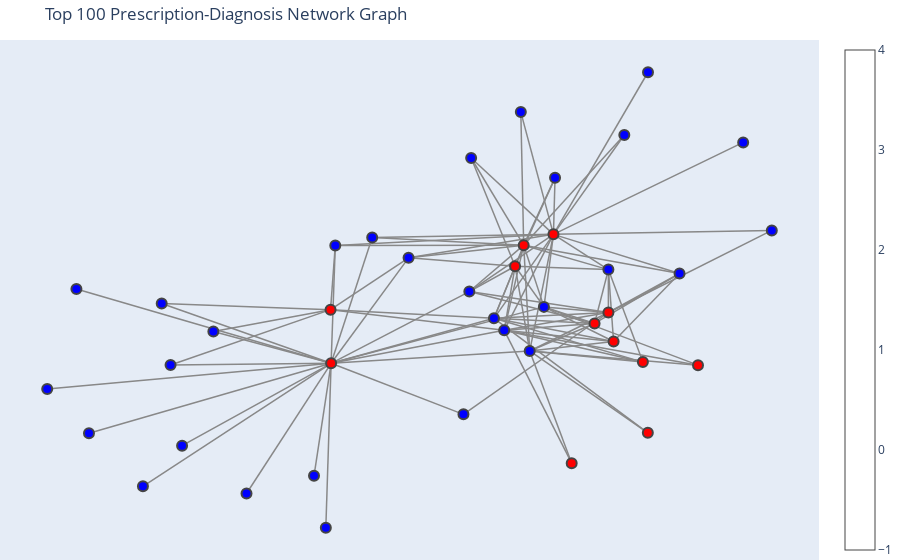

The notebook cell this image was saved under:
### Markdown cell above
## #5 Diagnosis-Based Prescription

### Code cell
# 5. Diagnosis-Based Prescription Network Graph

import pandas as pd
import networkx as nx
import plotly.graph_objects as go

# Load the datasets (replace with actual paths if needed)
df_diagnoses_desc = pd.read_csv("D_ICD_DIAGNOSES.csv")
df_diagnoses = pd.read_csv("DIAGNOSES_ICD.csv")
df_prescriptions = pd.read_csv("PRESCRIPTIONS.csv")

# Merge diagnoses with descriptions
df_diagnoses = df_diagnoses.merge(df_diagnoses_desc[['icd9_code', 'short_title']], on='icd9_code', how='left')

# Merge diagnoses with prescriptions based on hadm_id (hospital admission ID)
df_merged = df_diagnoses.merge(df_prescriptions[['hadm_id', 'drug']], on='hadm_id', how='inner')

# Count occurrences of each diagnosis-prescription pair
top_pairs = df_merged.groupby(['short_title', 'drug']).size().reset_index(name='count')

# Select the top 100 most common pairs
top_pairs = top_pairs.nlargest(100, 'count')

# Create a new graph with only the top 20 pairs
G_top = nx.Graph()

for _, row in top_pairs.iterrows():
    G_top.add_node(row['short_title'], type='diagnosis')
    G_top.add_node(row['drug'], type='drug')
    G_top.add_edge(row['short_title'], row['drug'], weight=row['count'])

# Position nodes using spring layout
pos_top = nx.spring_layout(G_top, seed=42)

# Create edge traces
edge_x_top = []
edge_y_top = []

for edge in G_top.edges():
    x0, y0 = pos_top[edge[0]]
    x1, y1 = pos_top[edge[1]]
    edge_x_top.extend([x0, x1, None])
    edge_y_top.extend([y0, y1, None])

edge_trace_top = go.Scatter(
    x=edge_x_top, y=edge_y_top,
    line=dict(width=1.5, color='#888'),
    hoverinfo='none',
    mode='lines'
)

# Create node traces
node_x_top = []
node_y_top = []
node_text_top = []
node_color_top = []

for node in G_top.nodes():
    x, y = pos_top[node]
    node_x_top.append(x)
    node_y_top.append(y)
    node_text_top.append(node)
    node_color_top.append('blue' if G_top.nodes[node]['type'] == 'diagnosis' else 'red')

node_trace_top = go.Scatter(
    x=node_x_top, y=node_y_top,
    mode='markers',
    hoverinfo='text',
    text=node_text_top,
    marker=dict(
        showscale=True,
        colorscale='Bluered',
        size=10,
        color=node_color_top,
        line_width=2
    )
)

# Create figure
fig_top = go.Figure(data=[edge_trace_top, node_trace_top],
                    layout=go.Layout(
                        title="Top 100 Prescription-Diagnosis Network Graph",
                        showlegend=False,
                        hovermode='closest',
                        margin=dict(b=0, l=0, r=0, t=40),
                        xaxis=dict(showgrid=False, zeroline=False, showticklabels=False),
                        yaxis=dict(showgrid=False, zeroline=False, showticklabels=False)
                    ))

# Show the interactive graph
import plotly.io as pio
pio.show(fig_top)

### Figure 1 — Plotly figure (JSON) as saved in the notebook; plotly's stock layout.template omitted (floating-point values rounded to 4 significant figures; data arrays with more than 128 entries replaced by an {"elided": "..."} marker saying what was removed)
{"data": [{"hoverinfo": "none", "line": {"color": "#888", "width": 1.5}, "mode": "lines", "type": "scatter", "x": {"elided": "300 float values"}, "y": {"elided": "300 float values"}}, {"hoverinfo": "text", "marker": {"color": ["blue", "red", "red", "blue", "red", "blue", "blue", "red", "red", "red", "blue", "blue", "blue", "red", "red", "blue", "blue", "blue", "red", "blue", "blue", "red", "blue", "blue", "blue", "blue", "blue", "blue", "blue", "blue", "blue", "blue", "red", "red", "blue", "blue", "blue", "blue", "blue", "blue", "blue"], "colorscale": [[0, "rgb(0,0,255)"], [1, "rgb(255,0,0)"]], "line": {"width": 2}, "showscale": true, "size": 10}, "mode": "markers", "text": ["Acute respiratry failure", "Potassium Chloride", "0.9% Sodium Chloride", "CHF NOS", "D5W", "Acute kidney failure NOS", "Hypertension NOS", "Furosemide", "5% Dextrose", "NS", "Septicemia NOS", "Atrial fibrillation", "Pressure ulcer, low back", "SW", "Insulin", "Severe sepsis", "DMII wo cmp nt st uncntr", "Hyperlipidemia NEC/NOS", "Iso-Osmotic Dextrose", "Food/vomit pneumonitis", "Anemia NOS", "Sodium Chloride 0.9%  Flush", "Pneumonia, organism NOS", "Hyposmolality", "Pressure ulcer, stage IV", "Acidosis", "Hypothyroidism NOS", "Acute necrosis of liver", "Hyperpotassemia", "Pulmonary collapse", "Ac kidny fail, tubr necr", "Subendo infarct, initial", "Morphine Sulfate", "Magnesium Sulfate", "Esophageal reflux", "Urin tract infection NOS", "Acromegaly and gigantism", "Benign neo pituitary", "Brkt tmr unsp xtrndl org", "Constipation NEC", "Dis phosphorus metabol"], "type": "scatter", "x": [0.1162, 0.2647, -0.2902, 0.4017, 0.1904, 0.1418, 0.2054, 0.3673, -0.2916, 0.1689, 0.2686, 0.241, -0.5841, 0.4878, 0.4018, -0.09691, 0.05476, 0.04009, 0.4147, -0.3329, 0.7381, 0.6254, 0.5793, 0.05926, -0.5013, -0.1877, -0.6621, 0.1832, -0.6909, -0.7129, -0.2798, 0.4415, 0.3102, 0.5002, 0.5006, 0.8096, -0.9987, -0.3034, -0.7598, -0.9258, -0.8945], "y": [-0.01693, 0.3301, -0.2027, 0.1845, 0.2854, -0.06654, -0.1517, -0.03807, 0.01905, 0.1984, 0.5637, 0.03045, -0.07105, -0.1978, 0.007161, 0.233, 0.09377, -0.4137, -0.1125, -0.6677, 0.7099, -0.2104, 0.1683, 0.6457, -0.7407, 0.3172, -0.543, 0.8354, -0.2099, 0.04455, 0.2844, 0.7405, -0.6154, -0.4902, 1, 0.3464, -0.3088, -0.8823, -0.7108, 0.1041, -0.4918]}], "layout": {"hovermode": "closest", "margin": {"b": 0, "l": 0, "r": 0, "t": 40}, "showlegend": false, "title": {"text": "Top 100 Prescription-Diagnosis Network Graph"}, "xaxis": {"showgrid": false, "showticklabels": false, "zeroline": false}, "yaxis": {"showgrid": false, "showticklabels": false, "zeroline": false}}}
